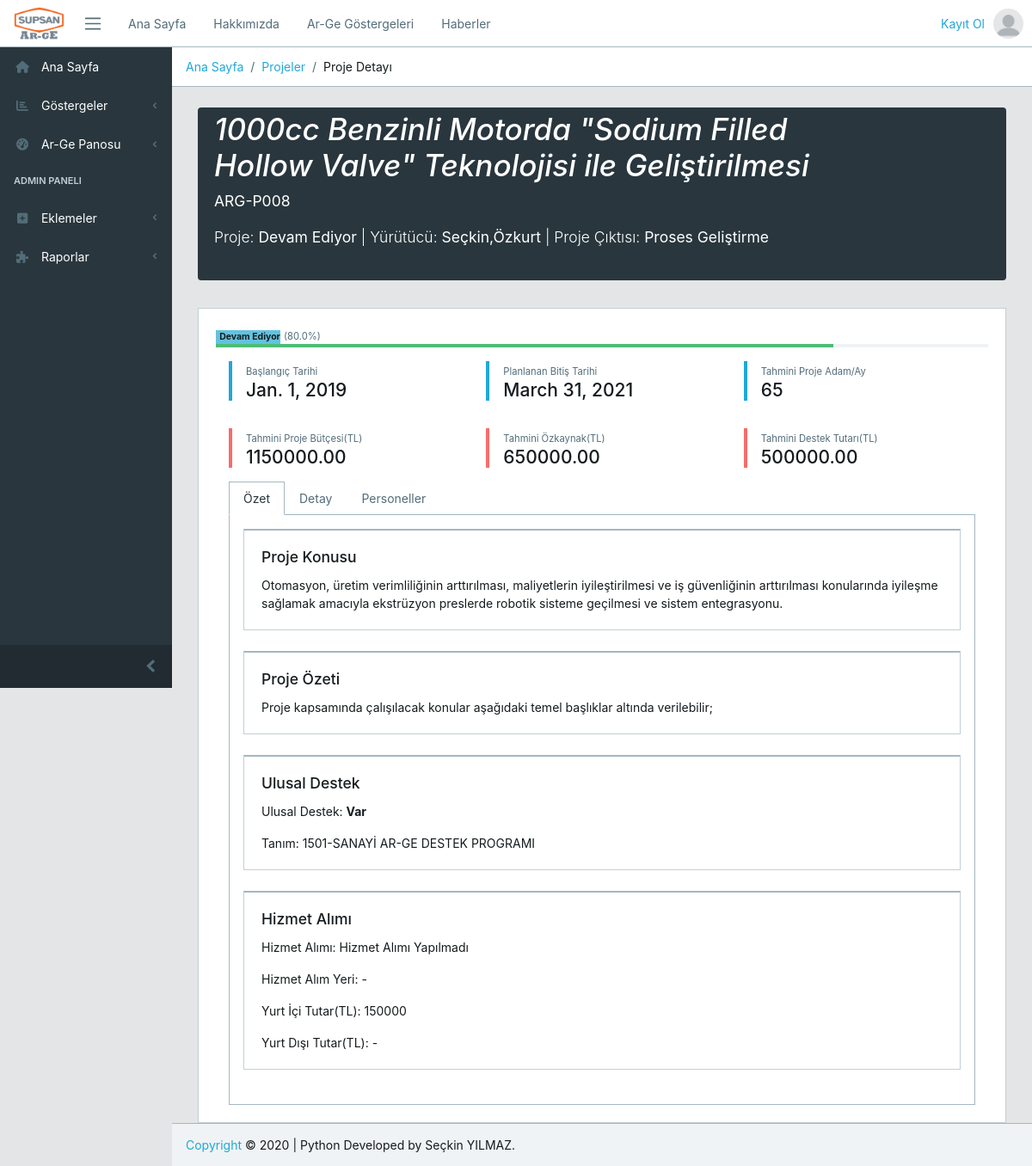
Page /projects/projectsmain/detail/12 on the committed database.
### core/models.py (models this page shows, shortened)
class Projects(models.Model):
    ProjeDurumu = models.IntegerField(("Proje Durumu:"), choices=((0,"Seçiniz"),(1,"Tamamlandı"),(2,"Devam Ediyor"),(3,"İptal")), default=0)
    ProjeKodu = models.CharField(("Proje Kodu:"), max_length=50)
    ProjeAdi= models.CharField(("Proje Adı:"), max_length=120)
    ProjeYurutucusu= models.ForeignKey(Personel, verbose_name=("Proje Yürütücüsü"), on_delete=models.CASCADE,blank=True,null=True, related_name="Proje_Y")
    ProjeBaslamaTarihi = models.DateField(("Proje Başlama Tarihi:"), null=True, blank=True)
    ProjeBitisTarihi= models.DateField(("Proje Bitiş Tarihi:"), null=True, blank=True)
    TamamlanmaYuzdesi = models.FloatField(("Projenin Tamamlanma Yüzdesi"),max_length=2,default=0, validators = [MinValueValidator(0), MaxValueValidator(100)])
    ProjeSuresiAdamAy=models.IntegerField(("Proje Adam Ay Süresi:"), null=True, blank=True)
    ProjeKonusu= models.TextField(("Proje Konusu:"), max_length=1000)
    ProjeOzeti= models.TextField(("Proje Özeti:"), max_length=1000)
    UlusalDestek= models.BooleanField(("Ulusal Destek Prgramı Var Mı?"), default=False)
    UlusalDestekTanim= models.CharField(("Ulusal Destek Adı:"), max_length=50, null=True, blank=True)
    OzKaynakTutar= models.DecimalField(("Öz Kaynaklarca Karşılanan tutar (TL):"), max_digits=10, decimal_places=2,null=True, blank=True)
    DestekTutari=models.DecimalField(("Destek Tutarı (TL):"), max_digits=10, decimal_places=2,null=True, blank=True)
    ToplamProjeButcesi= models.DecimalField(("Toplam Proje Bütçesi"), max_digits=10, decimal_places=2,null=True, blank=True)
    HizmetAlimiKonusu= models.CharField(("Hizmet Alımı Konusu:"), max_length=50, null=True, blank=True)
    HizmetAlimi=models.IntegerField(("Hizmet Alımı Yapılan Yer"),choices=((0,"Hizmet Alımı Yapılmadı"),(1,"Yurt İçi"),(2,"Yurt Dışı"),(3,"Her İkisi")), default=0)
    YurtIciHizmetAlimiTutari=models.IntegerField(("Yurt İçi Hizmet Alımı Tutarı (TL):"), default=0, null=True, blank=True)
    YurtDisiHizmetAlimiTutari=models.IntegerField(("Yurt Dışı Hizmet Alımı Tutarı (TL):"), default=0, null=True, blank=True)
    ProjeKonusunuBelirleyenIhtiyaclar=models.TextField(("Projenin Konusunu Belirleyen İhtiyaçlar:"),null=True, blank=True, max_length=5000)
    ProjeKapsamindaYapilacakFaaliyetler= models.TextField(("Proje Kapsamında Yapılacak Faaliyetler:"),null=True, blank=True, max_length=5000)
    ProjeninYenilikciYonuArgeNiteligi=models.TextField(("Projenin Yenilikçi Yönü ve AR-GE Niteliği:"),null=True, blank=True, max_length=5000)
    ProjeninBeklenenCiktilariFaydalari=models.TextField(("Projenin Beklenen Çıktıları:"),null=True, blank=True, max_length=5000)
    ProjePersonel= models.IntegerField(("Projedeki Personel Sayısı:"),null=True, blank=True)
    UniversiteSanayiIsbirligiProjesi=models.IntegerField(("Üniversite-Sanayi İşbirliği Mi?"), choices=((0,"Seçiniz"),(1,"Evet"),(2,"Hayır")),default=0)
    FirmalarArasiArgeIsbirligi=models.IntegerField(("Firmalar Arası Ar-Ge İşbirliği Mi?"), choices=((0,"Seçiniz"),(1,"Evet"),(2,"Hayır")),default=0)
    SipariseDayaliArgeProjesi=models.IntegerField(("Siparişe Dayalı Ar-Ge Projesi Mi?"), choices=((0,"Seçiniz"),(1,"Evet"),(2,"Hayır")),default=0)
    ProjeGuncellemeTarihi=models.DateField(("Projenin Güncelleme Tarihi:"),null=True, blank=True)
    PRojeCiktisi= models.IntegerField(("Projenin Çıktısı"),choices=((0,"Seçiniz"),(1,"Ticari Ürün"),(2,"Proses Geliştirme"),(3,"Bilgi Birikimi ve Yetkinlik Kazanımı")),default=0)
    projecalis = models.ManyToManyField(Personel, verbose_name=("Projede Çalışan Personeller:"),related_name="Proje_adam_ay", through="AdamAy")
    class Meta:
        db_table = "Projeler"
        verbose_name_plural = "Ar-Ge Projeler"

class Personel(models.Model):
    graduatedList=[
        (0, "Diğer"),
        (1, "Lise"),
        (2, "Lise (Öğrenci)"),
        (3, "Ön Lisans"),
        (4, "Ön Lisans (Öğrenci)"),
        (5, "Lisans"),
        (6, "Lisans (Öğrenci)"),
        (7, "Yüksek Lisans"),
        (8, "Yüksek Lisans (Öğrenci)"),
        (9, "Doktora"),
        (10, "Doktora (Öğrenci)")
    ]
    name = models.CharField(max_length=30, verbose_name="Adı")
    surName = models.CharField(max_length=20, verbose_name="Soyadı")
    email = models.EmailField(max_length=50, verbose_name="Email Adresi", default="abcdefg@supsan.com")
    gender = models.IntegerField(choices=((1,"Erkek"),(2,"Kadın")),default=1, verbose_name="Cinsiyet")
    birthDay=models.DateField(("Doğum Tarihi"), auto_now=False, auto_now_add=False)
    idName = models.CharField(max_length=11, verbose_name="T.C. Kimlik No", default='12345678911')
    country = CountryField(verbose_name="Uyruk", default='TR')
    sgNumber = models.IntegerField(null=True, blank=True, verbose_name="Sosyal Güvenlik Numarası")
    sNumber = models.IntegerField(null=True, blank=True, verbose_name="Sicil No")
    department = models.ForeignKey(DepartmentList, on_delete=models.SET_DEFAULT, verbose_name="Çalıştığı Departman", default=0, related_name="PersonelDepartman")
    respons = models.IntegerField(choices=((1,"Araştırmacı"),(2,"Teknisyen"),(3, "Destek Personeli")),default=1, verbose_name="Ar-Ge Görevi")
    startDate = models.DateField(null=True, blank=True, verbose_name="İşe Başlangıç Tarihi")
    finisDate = models.DateField(null=True, blank=True, verbose_name="İşten Ayrılış Tarihi")
    rdfinisDate = models.DateField(null=True, blank=True, verbose_name="Ar-Ge Ayrılış Tarihi")
    rdStartDate= models.DateField(null=True, blank=True, verbose_name="Ar-Ge Merkezi İşe Başlama Tarihi")
    graduated = models.IntegerField(choices=graduatedList, default=0, verbose_name="Tahsil Durumu")
    hschool = models.CharField(null=True, blank=True, max_length=50, verbose_name="Lise Adı",)
    hschooldist = models.CharField(null=True, blank=True, max_length=50, verbose_name="Lise Bölümü",)
    huschool = models.ForeignKey(UniversityList,on_delete=models.SET_DEFAULT, verbose_name="Universite (Ön Lisans)", default=1, related_name='onlisans')
    huschooldist = models.CharField(null=True, blank=True, max_length=50, verbose_name="Bölümü (Ön Lisans)",)
    university = models.ForeignKey(UniversityList,on_delete=models.SET_DEFAULT, verbose_name="Universite (Lisans)", default=1, related_name='lisans')
    universitydist = models.CharField(null=True, blank=True, max_length=50, verbose_name="Bölümü (Lisans)",)
    masteruniversity = models.ForeignKey(UniversityList,on_delete=models.SET_DEFAULT, verbose_name="Universite (Yüksek Lisans)", default=1,related_name='master')
    masteruniversitydist = models.CharField(null=True, blank=True, max_length=50, verbose_name="Bölümü (Yüksek Lisans")
    druniversity = models.ForeignKey(UniversityList,on_delete=models.SET_DEFAULT, verbose_name="Universite (Doktora)", default=1,related_name='doktora')
    druniversitydist = models.CharField(null=True, blank=True, max_length=50, verbose_name="Bölümü (Doktora")
    userImg = models.ImageField(upload_to='personels/img/', blank = True, null = True, verbose_name="Kullanıcı Profil Resmi")
    expensecenter = models.IntegerField(("Masraf Yeri"), choices=((4001,"4001"),(4002,"4002")), blank=True, null=True, default=4001)
    def __str__(self):
        return f"{self.name},{self.surName}"
    class Meta:
        db_table = "personel"
        verbose_name_plural = "Ar-Ge Personeller"

### core/views.py (the view)
# urls.py: path('projects/projectsmain/detail/<int:id>', views.projectDetail, name="projectdetail"),
def projectDetail(request, id):
    ispaketi = IsPaketiekle.objects.filter(projeKodu__id=id)
    project = Projects.objects.get(id=id)
    query = project.projecalis.values('name', 'surName').annotate(count=Count('adamay'),user_img = F('userImg'), rdStartDate=F('rdStartDate') )
    context={
        "ispaketi" : ispaketi,
        "project" : project,
        "query" : query
    }
    return render(request,"core/projectdetail.html", context)

### templates/core/projectdetail.html (shortened to what this page needs)
{% extends 'core/base.html' %}
{% load static %}
{% block breadcrumb %}
        <li class="breadcrumb-item"><a  href="{% url 'core:index' %}" >Ana Sayfa</a></li>
        <li class="breadcrumb-item"><a  href="{% url 'core:projectsmain' %}" >Projeler</a></li>
        <li class="breadcrumb-item">Proje Detayı</li>
{% endblock breadcrumb%}
{% block content %}
<div class="container-fluid">
  <div id="ui-view" style="opacity: 1;">
    <div class="jumbotron p-4 p-md-1 text-white rounded bg-dark">
      <div class="animated fadeIn">
        <div class="row">
          <div class="col-12 mb-3">
            <div class="col-md-10">
              <h1 class="display-6 font-italic">{{project.ProjeAdi}}</h1>
              <p class="lead"><strong>{{project.ProjeKodu}}</strong></p>
              <p class="lead">Proje: <strong>{{project.get_ProjeDurumu_display}}</strong>   |   Yürütücü: <strong>{{project.ProjeYurutucusu}}</strong>   |   Proje Çıktısı: <strong>{{project.get_PRojeCiktisi_display}}</strong></p>
            </div>
          </div>
        </div>
      </div>
    </div>
  </div>
</div>
<div class="container-fluid animated fadeIn">
  <div id="ui-view" style="opacity: 1;">
    <div class="animated fadeIn">
      <div class="row">
        <div class="col-sm-12">
          <div class="card-group">
            <div class="card">
              <div class="card-body">
                {% if project.ProjeDurumu == 1 %}
                                <span class="badge badge-success" style="width: 75px;">Tamamlandı</span>
                            {% elif project.ProjeDurumu == 2 %}
                                <span class="badge badge-info" style="width: 75px;">Devam Ediyor</span>
                            {% else %}
                                <span class="badge badge-danger" style="width: 75px;">İptal</span>
                            {% endif %}
                            <span class="text-muted small">({{ project.TamamlanmaYuzdesi }}%)</span>
                        <div class="bars">
                            <div class="progress progress-xs">
                                <div class="progress-bar bg-success" role="progressbar" style="width: {{ project.TamamlanmaYuzdesi }}%" aria-valuenow="{{ project.TamamlanmaYuzdesi }}" aria-valuemin="0" aria-valuemax="100"></div>
                            </div>
                        </div>
                <div class="container">
                  <div class="row">
                    <div class="col-sm">
                      <div class="callout callout-blue">
                      <small class="text-muted">Başlangıç Tarihi</small>
                      <br>
                      <strong class="h4">{{project.ProjeBaslamaTarihi}}</strong></div>
                    </div>
                    <div class="col-sm">
                      <div class="callout callout-blue">
                      <small class="text-muted">Planlanan Bitiş Tarihi</small>
                      <br>
                      <strong class="h4">{{project.ProjeBitisTarihi}}</strong></div>
                    </div>
                    <div class="col-sm">
                      <div class="callout callout-blue">
                      <small class="text-muted">Tahmini Proje Adam/Ay</small>
                      <br>
                      <strong class="h4">{{project.ProjeSuresiAdamAy}}</strong></div>
                    </div>
                  </div>
                </div>
                <div class="container">
                  <div class="row">
                    <div class="col-sm">
                      <div class="callout callout-danger">
                      <small class="text-muted">Tahmini Proje Bütçesi(TL)</small>
                      <br>
                      <strong class="h4">{{project.ToplamProjeButcesi}}</strong></div>
                    </div>
                    <div class="col-sm">
                      <div class="callout callout-danger">
                      <small class="text-muted">Tahmini Özkaynak(TL)</small>
                      <br>
                      <strong class="h4">{{project.OzKaynakTutar}}</strong></div>
                    </div>
                    <div class="col-sm">
                      <div class="callout callout-danger">
                      <small class="text-muted">Tahmini Destek Tutarı(TL)</small>
                      <br>
                      <strong class="h4">{{project.DestekTutari}}</strong></div>
                    </div>
                  </div>
                </div>
                <div class="col-md-12">
                  <ul class="nav nav-tabs bar_tabs" id="myTab" role="tablist">
                    <li class="nav-item">
                      <a class="nav-link active" id="home-tab" data-toggle="tab" href="#home" role="tab" aria-controls="home" aria-selected="true">Özet</a>
                    </li>
                    <li class="nav-item">
                      <a class="nav-link" id="profile-tab" data-toggle="tab" href="#profile" role="tab" aria-controls="profile" aria-selected="false">Detay</a>
                    </li>
                    <li class="nav-item">
                      <a class="nav-link" id="contact-tab" data-toggle="tab" href="#contact" role="tab" aria-controls="contact" aria-selected="false">Personeller</a>
                    </li>
                  </ul>
                  <div class="tab-content" id="myTabContent">
                    <div class="tab-pane fade show active" id="home" role="tabpanel" aria-labelledby="home-tab">
                      <div class="card card-accent-gray-300">
                        <div class="card-body">
                          <h5 class="card-title">Proje Konusu</h5>
                          <p class="card-text"> {{project.ProjeKonusu}} </p>
                        </div>
                      </div>
                      <div class="card card-accent-gray-300">
                        <div class="card-body">
                          <h5 class="card-title">Proje Özeti</h5>
                          <p class="card-text"> {{project.ProjeOzeti}} </p>
                        </div>
                      </div>
                      <div class="card card-accent-gray-300">
                        <div class="card-body">
                          <h5 class="card-title">Ulusal Destek</h5>
                          <p class="card-text"> Ulusal Destek: <strong>{{ project.UlusalDestek|yesno:"Var,Yok" }}</strong>
                          <p class="card-text"> Tanım: {{project.UlusalDestekTanim|default_if_none:"-"}} </p>
                        </div>
                      </div>
                      <div class="card card-accent-gray-300">
                        <div class="card-body">
                          <h5 class="card-title">Hizmet Alımı</h5>
                          <p class="card-text"> Hizmet Alımı: {{project.get_HizmetAlimi_display}} </p>
                          <p class="card-text"> Hizmet Alım Yeri: {{project.HizmetAlimiKonusu|default_if_none:"-"}} </p>
                          <p class="card-text"> Yurt İçi Tutar(TL): {{project.YurtIciHizmetAlimiTutari|default_if_none:"-"}} </p>
                          <p class="card-text"> Yurt Dışı Tutar(TL): {{project.YurtDisiHizmetAlimiTutari|default_if_none:"-"}} </p>
                        </div>
                      </div>
                    </div>
                  </div>
                </div>
              </div>
            </div>
          </div>
        </div>
      </div>
    </div>
  </div>
</div>
{% endblock content %}

### rows in the picture
Projects: ProjeAdi "1000cc Benzinli Motorda \"Sodium Filled Hollow Valve\" Teknolojisi ile Geliştirilmesi", ProjeKodu "ARG-P008", ProjeDurumu "Devam Ediyor", ProjeYurutucusu "Seçkin,Özkurt", PRojeCiktisi "Proses Geliştirme", TamamlanmaYuzdesi "80.0", ProjeBaslamaTarihi "Jan. 1, 2019", ProjeBitisTarihi "March 31, 2021", ProjeSuresiAdamAy "65", ToplamProjeButcesi "1150000.00", OzKaynakTutar "650000.00", DestekTutari "500000.00", ProjeKonusu "Otomasyon, üretim verimliliğinin arttırılması, maliyetlerin iyileştirilmesi ve iş güvenliğinin arttırılması konularında iyileşme sağlamak amacıyla ekstrüzyon preslerde robotik sisteme geçilmesi ve sistem entegrasyonu.", ProjeOzeti "Proje kapsamında çalışılacak konular aşağıdaki temel başlıklar altında verilebilir;", UlusalDestek "Var", UlusalDestekTanim "1501-SANAYİ AR-GE DESTEK PROGRAMI", HizmetAlimi "Hizmet Alımı Yapılmadı", HizmetAlimiKonusu "-", YurtIciHizmetAlimiTutari "150000", YurtDisiHizmetAlimiTutari "-"
